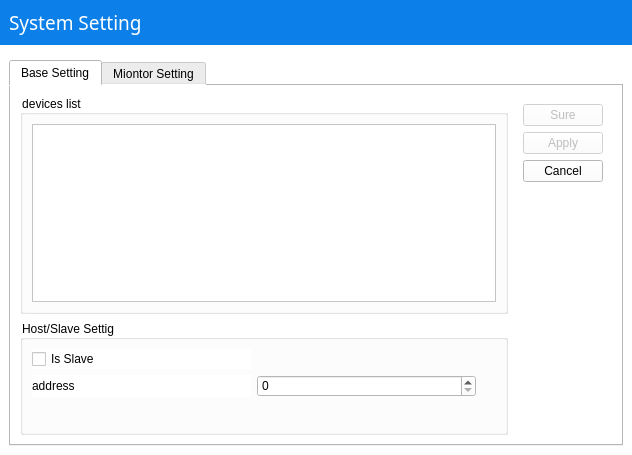
<?xml version="1.0" encoding="UTF-8"?>
<ui version="4.0">
 <class>SettingDialog</class>
 <widget class="QDialog" name="SettingDialog">
  <property name="geometry">
   <rect>
    <x>0</x>
    <y>0</y>
    <width>632</width>
    <height>455</height>
   </rect>
  </property>
  <property name="windowTitle">
   <string>System Setting </string>
  </property>
  <property name="windowIcon">
   <iconset resource="../rs/myrs.qrc">
    <normaloff>:/icofire.ico</normaloff>:/icofire.ico</iconset>
  </property>
  <property name="styleSheet">
   <string notr="true">QDialog{
	background-color: rgb(255, 255, 255);
}
</string>
  </property>
  <layout class="QVBoxLayout" name="verticalLayout_5">
   <property name="margin">
    <number>0</number>
   </property>
   <item>
    <widget class="QWidget" name="widget_2" native="true">
     <property name="styleSheet">
      <string notr="true">QWidget#widget_2{
   
	background-color: #0C80E8;
   

}

QWidget#widget_2 *{
	color: rgb(255, 255, 255);

}</string>
     </property>
     <layout class="QHBoxLayout" name="horizontalLayout">
      <item>
       <widget class="QLabel" name="label_2">
        <property name="font">
         <font>
          <family>微软雅黑</family>
          <pointsize>14</pointsize>
         </font>
        </property>
        <property name="text">
         <string>System Setting</string>
        </property>
       </widget>
      </item>
     </layout>
    </widget>
   </item>
   <item>
    <widget class="QWidget" name="widget_7" native="true">
     <property name="styleSheet">
      <string notr="true">QWidget{
  	background-color: rgb(255, 255, 255);
}</string>
     </property>
     <layout class="QVBoxLayout" name="verticalLayout_3">
      <item>
       <widget class="QTabWidget" name="tabWidget">
        <property name="currentIndex">
         <number>0</number>
        </property>
        <widget class="QWidget" name="tab">
         <attribute name="title">
          <string>Base Setting</string>
         </attribute>
         <layout class="QHBoxLayout" name="horizontalLayout_2">
          <item>
           <widget class="QWidget" name="widget_4" native="true">
            <layout class="QVBoxLayout" name="verticalLayout_4" stretch="0,0">
             <property name="margin">
              <number>0</number>
             </property>
             <item>
              <widget class="QGroupBox" name="groupBox">
               <property name="title">
                <string>devices list</string>
               </property>
               <layout class="QVBoxLayout" name="verticalLayout_2">
                <item>
                 <widget class="QTableView" name="tableView"/>
                </item>
               </layout>
              </widget>
             </item>
             <item>
              <widget class="QGroupBox" name="groupBox_2">
               <property name="title">
                <string>Host/Slave Settig</string>
               </property>
               <layout class="QGridLayout" name="gridLayout">
                <item row="0" column="0">
                 <widget class="QCheckBox" name="checkBox">
                  <property name="text">
                   <string>Is Slave</string>
                  </property>
                 </widget>
                </item>
                <item row="1" column="0">
                 <widget class="QLabel" name="label">
                  <property name="text">
                   <string>address</string>
                  </property>
                 </widget>
                </item>
                <item row="1" column="1">
                 <widget class="QSpinBox" name="spinBox">
                  <property name="maximum">
                   <number>255</number>
                  </property>
                 </widget>
                </item>
                <item row="2" column="2">
                 <spacer name="verticalSpacer_2">
                  <property name="orientation">
                   <enum>Qt::Vertical</enum>
                  </property>
                  <property name="sizeHint" stdset="0">
                   <size>
                    <width>20</width>
                    <height>40</height>
                   </size>
                  </property>
                 </spacer>
                </item>
               </layout>
              </widget>
             </item>
            </layout>
           </widget>
          </item>
          <item>
           <widget class="QWidget" name="widget_3" native="true">
            <layout class="QVBoxLayout" name="verticalLayout">
             <item>
              <widget class="QPushButton" name="pushButton">
               <property name="enabled">
                <bool>false</bool>
               </property>
               <property name="text">
                <string>Sure</string>
               </property>
              </widget>
             </item>
             <item>
              <widget class="QPushButton" name="pushButton_5">
               <property name="enabled">
                <bool>false</bool>
               </property>
               <property name="text">
                <string>Apply</string>
               </property>
              </widget>
             </item>
             <item>
              <widget class="QPushButton" name="pushButton_3">
               <property name="text">
                <string>Cancel</string>
               </property>
              </widget>
             </item>
             <item>
              <spacer name="verticalSpacer">
               <property name="orientation">
                <enum>Qt::Vertical</enum>
               </property>
               <property name="sizeHint" stdset="0">
                <size>
                 <width>20</width>
                 <height>40</height>
                </size>
               </property>
              </spacer>
             </item>
            </layout>
           </widget>
          </item>
         </layout>
        </widget>
        <widget class="QWidget" name="tab_2">
         <attribute name="title">
          <string>Miontor Setting</string>
         </attribute>
         <layout class="QHBoxLayout" name="horizontalLayout_3" stretch="1,0">
          <item>
           <widget class="QWidget" name="widget" native="true">
            <layout class="QVBoxLayout" name="verticalLayout_8">
             <property name="margin">
              <number>0</number>
             </property>
             <item>
              <widget class="QGroupBox" name="groupBox_4">
               <property name="title">
                <string>SerialPort Setting</string>
               </property>
               <layout class="QVBoxLayout" name="verticalLayout_9">
                <item>
                 <widget class="SerialSettingsWidget" name="widget_6" native="true"/>
                </item>
                <item>
                 <spacer name="verticalSpacer_4">
                  <property name="orientation">
                   <enum>Qt::Vertical</enum>
                  </property>
                  <property name="sizeHint" stdset="0">
                   <size>
                    <width>20</width>
                    <height>40</height>
                   </size>
                  </property>
                 </spacer>
                </item>
               </layout>
              </widget>
             </item>
            </layout>
           </widget>
          </item>
          <item>
           <widget class="QWidget" name="widget_5" native="true">
            <layout class="QVBoxLayout" name="verticalLayout_7">
             <item>
              <widget class="QPushButton" name="pushButton_7">
               <property name="enabled">
                <bool>false</bool>
               </property>
               <property name="text">
                <string>Sure</string>
               </property>
              </widget>
             </item>
             <item>
              <widget class="QPushButton" name="pushButton_8">
               <property name="enabled">
                <bool>false</bool>
               </property>
               <property name="text">
                <string>Apply</string>
               </property>
              </widget>
             </item>
             <item>
              <widget class="QPushButton" name="pushButton_9">
               <property name="text">
                <string>Cancel</string>
               </property>
              </widget>
             </item>
             <item>
              <spacer name="verticalSpacer_3">
               <property name="orientation">
                <enum>Qt::Vertical</enum>
               </property>
               <property name="sizeHint" stdset="0">
                <size>
                 <width>20</width>
                 <height>40</height>
                </size>
               </property>
              </spacer>
             </item>
            </layout>
           </widget>
          </item>
         </layout>
        </widget>
       </widget>
      </item>
     </layout>
    </widget>
   </item>
  </layout>
 </widget>
 <customwidgets>
  <customwidget>
   <class>SerialSettingsWidget</class>
   <extends>QWidget</extends>
   <header>serialsettingswidget.h</header>
   <container>1</container>
  </customwidget>
 </customwidgets>
 <resources>
  <include location="../rs/myrs.qrc"/>
 </resources>
 <connections/>
</ui>
